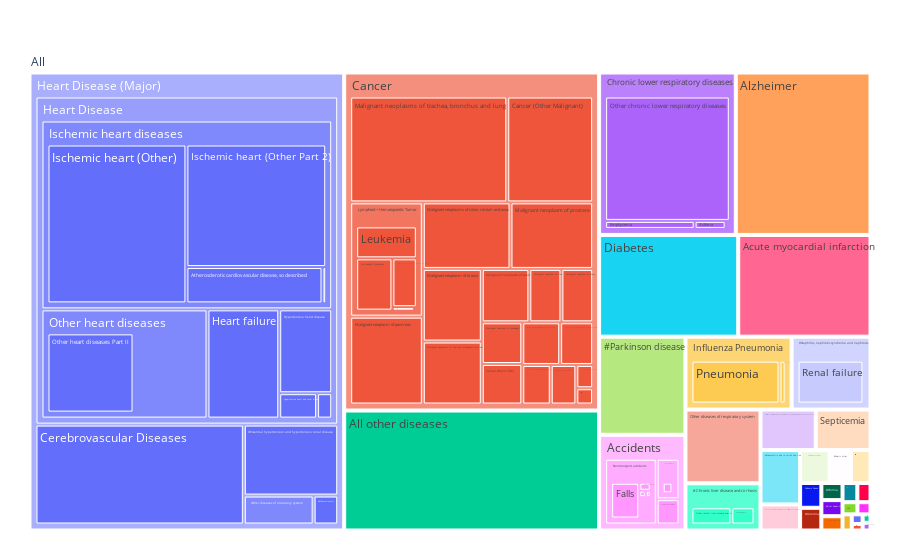

Notebook cell for this chart:
### Code cell
fig = go.Figure(go.Treemap(
    labels = plot_dic["targets"],
    parents =  plot_dic["parents"],
    values=plot_dic['values'],
))

fig.update_layout(margin = dict(t=50, l=25, r=25, b=25))
fig.show()

### Figure 1 — Plotly figure (JSON) as saved in the notebook; plotly's stock layout.template omitted (floating-point values rounded to 4 significant figures)
{"data": [{"labels": ["All", "Certain other intestinal infections", "#Tuberculosis", "Respiratory tuberculosis", "Septicemia", "#Viral hepatitis", "HIV", "Other and unspecified infectious and parasitic diseases and their sequelae", "Cancer", "Malignant neoplasms of lip, oral cavity and pharynx", "Malignant neoplasm of esophagus", "Malignant neoplasm of stomach", "Malignant neoplasms of colon, rectum and anus", "Malignant neoplasms of liver and intrahepatic bile ducts", "Malignant neoplasm of pancreas", "Malignant neoplasm of larynx", "Malignant neoplasms of trachea, bronchus and lung", "Malignant melanoma of skin", "Malignant neoplasm of breast", "Malignant neoplasm of cervix uteri", "Malignant neoplasms of corpus uteri and uterus, part unspecified", "Malignant neoplasm of ovary", "Malignant neoplasm of prostate", "Malignant neoplasms of kidney and renal pelvis", "Malignant neoplasm of bladder", "Cancer (Brain CNC)", "Lymphoid + Hematopoietic Tumor", "Hodgkin disease", "Non-Hodgkin lymphoma", "Leukemia", "Multiple myeloma and immunoproliferative neoplasms", "Cancer (Other Malignant)", "#In situ neoplasms, benign neoplasms and neoplasms of uncertain or unknown behavior", "#Anemias", "Diabetes", "#Nutritional deficiencies", "Malnutrition", "#Meningitis", "#Parkinson disease", "Alzheimer", "Heart Disease (Major)", "Heart Disease", "Acute rheumatic fever and chronic rheumatic heart diseases", "Hypertensive heart disease", "Hypertensive heart and renal disease", "Ischemic heart diseases ", "Acute myocardial infarction", "Other acute ischemic heart diseases", "Ischemic heart (Other)", "Atherosclerotic cardiovascular disease, so described", "Ischemic heart (Other Part 2)", "Other heart diseases", "Acute and subacute endocarditis", "Diseases of pericardium and acute myocarditis", "Heart failure", "Other heart diseases Part II", "#Essential hypertension and hypertensive renal disease", "Cerebrovascular Diseases", "#Atherosclerosis", "Other diseases of circulatory system", "#Aortic aneurysm and dissection", "Other diseases of arteries, arterioles and capillaries", "Other disorders of circulatory system", "Influenza Pneumonia", "Influenza", "Pneumonia", "Chronic lower respiratory diseases", "Emphysema", "Asthma", "Other chronic lower respiratory diseases", "#Pneumoconioses and chemical effects", "#Pneumonitis due to solids and liquids", "Other diseases of respiratory system", "#Peptic ulcer", "#Diseases of appendix", "#Hernia", "#Chronic liver disease and cirrhosis", "Alcoholic liver disease", "Other chronic liver disease and cirrhosis", "#Cholelithiasis and other disorders of gallbladder", "#Nephritis, nephrotic syndrome and nephrosis", "Acute and rapidly progressive nephritic and nephrotic syndrome", "Renal failure", "#Infections of kidney", "#Hyperplasia of prostate", "Congenital malformations", "Unkown Cause", "All other diseases", "Accidents", "Transport Accidents", "Motor Vehicle Accidents", "Other (land transport)", "Transport Accidents (Other)", "Nontransport accidents", "Falls", "Accidental Drowning", "Accidental exposure to smoke, fire and flames", "Accidental poisoning", "Other Nontransport Accident"], "parents": ["", "All", "All", "#Tuberculosis", "All", "All", "All", "All", "All", "Cancer", "Cancer", "Cancer", "Cancer", "Cancer", "Cancer", "Cancer", "Cancer", "Cancer", "Cancer", "Cancer", "Cancer", "Cancer", "Cancer", "Cancer", "Cancer", "Cancer", "Cancer", "Lymphoid + Hematopoietic Tumor", "Lymphoid + Hematopoietic Tumor", "Lymphoid + Hematopoietic Tumor", "Lymphoid + Hematopoietic Tumor", "Cancer", "All", "All", "All", "All", "#Nutritional deficiencies", "All", "All", "All", "All", "Heart Disease (Major)", "Heart Disease", "Heart Disease", "Heart Disease", "Heart Disease", "All", "Ischemic heart diseases ", "Ischemic heart diseases ", "Ischemic heart diseases ", "Ischemic heart diseases ", "Heart Disease", "Other heart diseases", "Other heart diseases", "Heart Disease", "Other heart diseases", "Heart Disease (Major)", "Heart Disease (Major)", "Heart Disease (Major)", "Heart Disease (Major)", "Other diseases of circulatory system", "Other diseases of circulatory system", "All", "All", "Influenza Pneumonia", "Influenza Pneumonia", "All", "Chronic lower respiratory diseases", "Chronic lower respiratory diseases", "Chronic lower respiratory diseases", "All", "All", "All", "All", "All", "All", "All", "#Chronic liver disease and cirrhosis", "#Chronic liver disease and cirrhosis", "All", "All", "#Nephritis, nephrotic syndrome and nephrosis", "#Nephritis, nephrotic syndrome and nephrosis", "All", "All", "All", "All", "All", "All", "Accidents", "Transport Accidents", "Transport Accidents", "Transport Accidents", "Accidents", "Nontransport accidents", "Nontransport accidents", "Nontransport accidents", "Nontransport accidents", "Accidents"], "type": "treemap", "values": [0, 3.05, 0.41, 1.18, 23.74, 3.64, 1.94, 11.05, 0.02, 13.87, 20.8, 21.1, 71.87, 45.78, 78.63, 4.82, 204.9, 12.46, 52.77, 3.35, 17.34, 20.86, 67.76, 19.92, 31.26, 20.22, 0.17, 1.53, 37.91, 38.79, 23.86, 112.0, 23.92, 5.17, 151.4, 0.23, 10.17, 0.65, 90.62, 234.1, 0, 0, 5.23, 60.59, 13.11, 0, 144.0, 2.29, 373.4, 83.63, 289.7, 106.9, 1.53, 0.71, 106.9, 138.2, 79.69, 247.8, 8.46, 0, 11.64, 12.4, 3.23, 0, 5.35, 77.46, 0.48, 10.34, 3.58, 223.1, 0.76, 23.04, 59.18, 7.52, 0.71, 3.88, 0, 13.93, 23.98, 6.88, 0.41, 0.59, 60.53, 1.7, 1.12, 2.7, 5.64, 327.3, 0, 0, 15.04, 0.59, 1, 10.58, 43.66, 1.82, 1.35, 3.94, 10.4]}], "layout": {"margin": {"b": 25, "l": 25, "r": 25, "t": 50}}}
